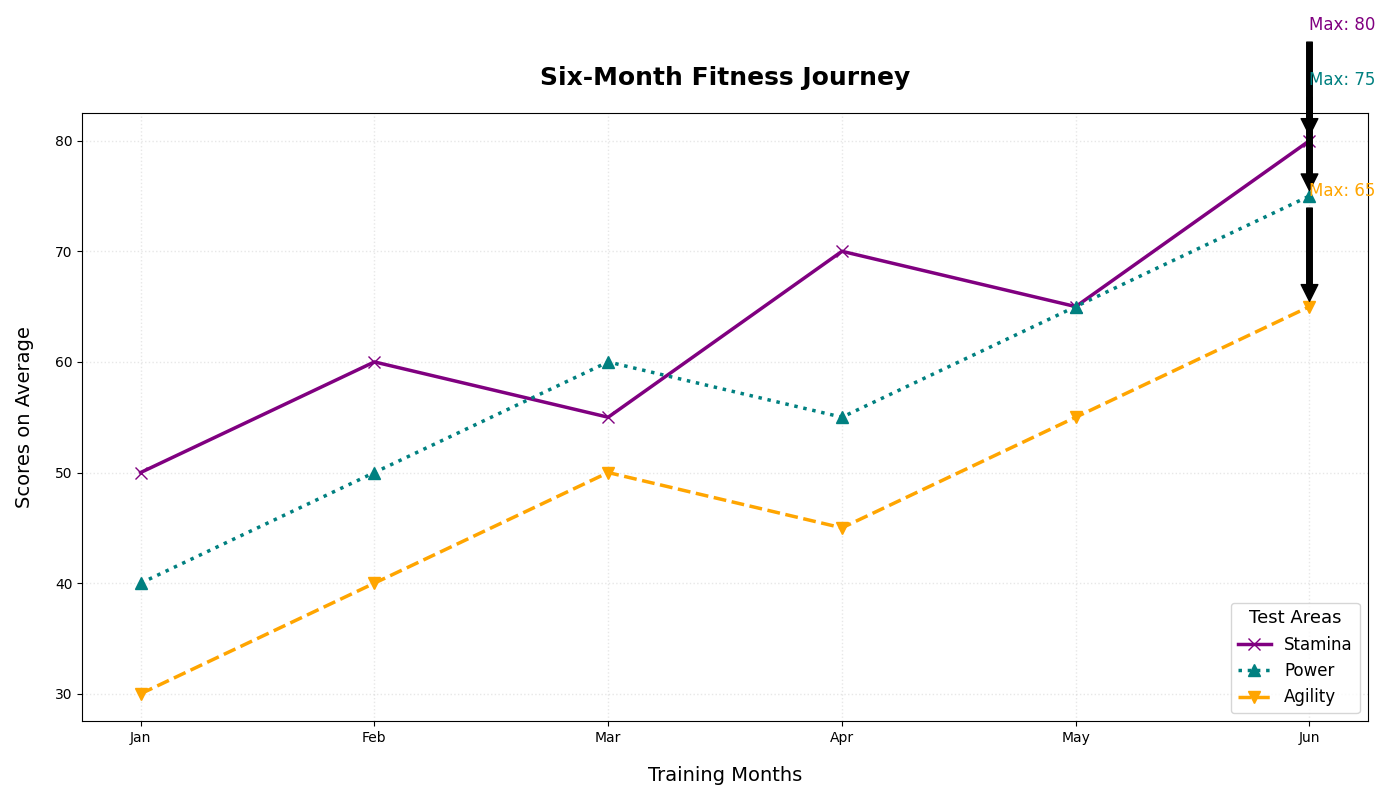

Write the Python code that produced this figure.
import matplotlib.pyplot as plt
import numpy as np

athletes = ['Alice', 'Bob', 'Charlie', 'Diana', 'Edward']
tests = ['Endurance', 'Strength', 'Flexibility']

endurance_scores = [50, 60, 55, 70, 65, 80]
strength_scores = [40, 50, 60, 55, 65, 75]
flexibility_scores = [30, 40, 50, 45, 55, 65]

months = np.array(['Jan', 'Feb', 'Mar', 'Apr', 'May', 'Jun'])
x = np.arange(len(months))

fig, ax1 = plt.subplots(figsize=(14, 8))

# Randomly altering markers, line styles, and colors
ax1.plot(months, endurance_scores, marker='x', markersize=8, linewidth=2.5, 
         linestyle='-', color='purple', label='Stamina')

ax1.plot(months, strength_scores, marker='^', markersize=8, linewidth=2.5, 
         linestyle=':', color='teal', label='Power')

ax1.plot(months, flexibility_scores, marker='v', markersize=8, linewidth=2.5, 
         linestyle='--', color='orange', label='Agility')

# Title and labels
ax1.set_title("Six-Month Fitness Journey", fontsize=18, fontweight='bold', pad=20)
ax1.set_xlabel("Training Months", fontsize=14, labelpad=15)
ax1.set_ylabel("Scores on Average", fontsize=14, labelpad=15)

# Randomly repositioned legend
ax1.legend(title="Test Areas", title_fontsize='13', fontsize='12', loc='lower right')

# Modified grid with different style
ax1.grid(True, linestyle=':', linewidth=1, alpha=0.3)

# Annotations for maximum scores
max_endurance = max(endurance_scores)
max_idx = endurance_scores.index(max_endurance)
ax1.annotate(f'Max: {max_endurance}', xy=(x[max_idx], max_endurance), xytext=(x[max_idx], max_endurance+10),
             arrowprops=dict(facecolor='black', shrink=0.05), fontsize=12, color='purple')

max_strength = max(strength_scores)
max_idx = strength_scores.index(max_strength)
ax1.annotate(f'Max: {max_strength}', xy=(x[max_idx], max_strength), xytext=(x[max_idx], max_strength+10),
             arrowprops=dict(facecolor='black', shrink=0.05), fontsize=12, color='teal')

max_flexibility = max(flexibility_scores)
max_idx = flexibility_scores.index(max_flexibility)
ax1.annotate(f'Max: {max_flexibility}', xy=(x[max_idx], max_flexibility), xytext=(x[max_idx], max_flexibility+10),
             arrowprops=dict(facecolor='black', shrink=0.05), fontsize=12, color='orange')

# Adjusting layout
plt.tight_layout()

plt.show()
